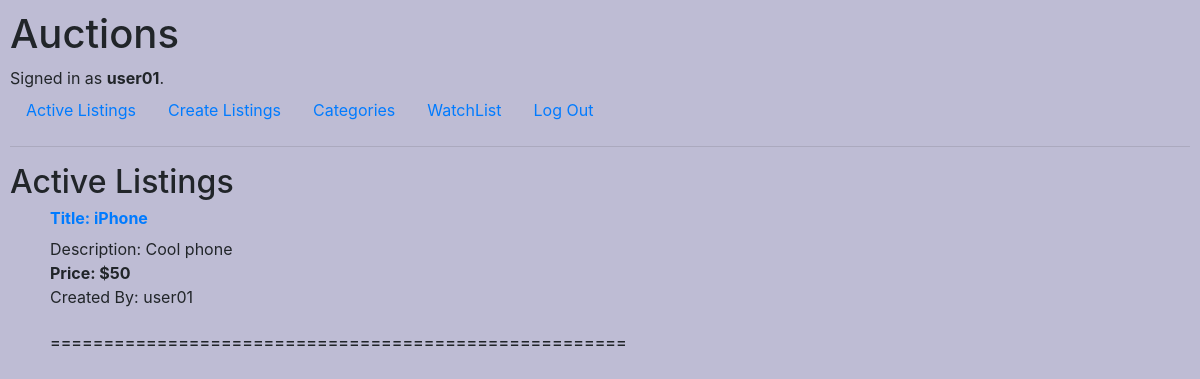
The page / (signed in) on the database its author committed.
### auctions/models.py (models this page shows, shortened)
class User(AbstractUser):
    bid = models.ManyToManyField(Bid, related_name="user_bid")
    def __str__(self):
        return f"{self.username}"

class Listing (models.Model):
    title = models.CharField(max_length=64)
    description = models.CharField(max_length=64)
    createdby=models.ForeignKey(User, on_delete=models.CASCADE, related_name="listing_owner")
    bid=models.ManyToManyField(Bid, related_name="listing_bid")
    picture_url=models.URLField(max_length=64, blank='True')
    is_active = models.BooleanField(default=True)
    winner= models.CharField(max_length=64, blank='True')
    category = models.ForeignKey(Category, related_name = "listing_category", on_delete=models.SET_NULL, null='True')

class Bid (models.Model):
    bid = models.IntegerField()

### auctions/views.py (the view)
# urls.py: path("", views.index, name="index"),
def index(request):
    return render(request, "auctions/index.html", {
        "listings" : Listing.objects.all()
    })

### auctions/templates/auctions/index.html
{% extends "auctions/layout.html" %}
{% block body %}
    <h2>Active Listings</h2>
   <ul>
      {% for listing in listings %}
      {% if listing.is_active %}
      <h6>
        <a href="{% url 'listing' listing.id %}">
          <b>Title: {{listing.title}}</b>
          </a>
      </h6>
        <div> Description: {{listing.description}}</div>
        <div>
          <b>Price: ${{listing.bid.all.last.bid}}</b>
        </div>
        <div> Created By: {{listing.createdby}}</div>
        <div><img src="{{listing.picture_url}}"/></div>
        <h6> ======================================================</h6>
        {% endif %}
       {% endfor %}
    </ul>
{% endblock %}

### auctions/templates/auctions/layout.html (shortened to what this page needs)
{% load static %}
<!DOCTYPE html>
<html lang="en">
    <head>
        <link rel="stylesheet" href="https://stackpath.bootstrapcdn.com/bootstrap/4.4.1/css/bootstrap.min.css">
        <link href="{% static 'auctions/styles.css' %}" rel="stylesheet">
    </head>
    <body>
        <h1>Auctions</h1>
        <div>
            {% if user.is_authenticated %}
                Signed in as <strong>{{ user.username }}</strong>.
            {% else %}
                Not signed in.
            {% endif %}
        </div>
        <ul class="nav">
            <li class="nav-item">
                <a class="nav-link" href="{% url 'index' %}">Active Listings</a>
            </li>
            {% if request.user.is_authenticated %}
            <li class="nav-item">
                <a class="nav-link" href="{% url 'create' %}">Create Listings</a>
            </li>
            {% endif %}
            <li class="nav-item">
                <a class="nav-link" href="{% url 'category' %}">Categories</a>
            </li>
            {% if request.user.is_authenticated %}
            <li class="nav-item">
                <a class="nav-link" href="{% url 'watchlist' %}">WatchList</a>
            </li>
            {% endif %}
            {% if user.is_authenticated %}
                <li class="nav-item">
                    <a class="nav-link" href="{% url 'logout' %}">Log Out</a>
                </li>
            {% endif %}
        </ul>
        <hr>
        {% block body %}
        {% endblock %}
    </body>
</html>

### auctions/static/auctions/styles.css (style rules this page uses)
body { padding: 10px; background-color: #BEBCD4; }

### rows shown on the page
User: username "user01"
Listing: title "iPhone", description "Cool phone", bid.all.last.bid "50", createdby "user01"
